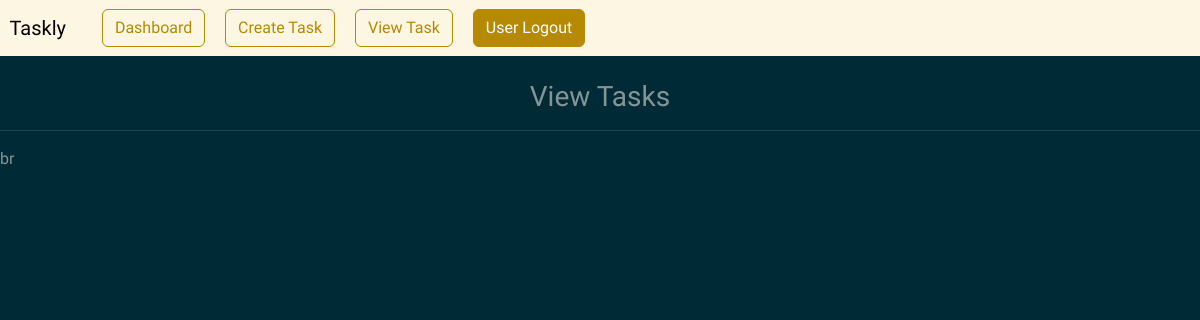
/view-task (signed in), run on an earlier commit of the app's database.
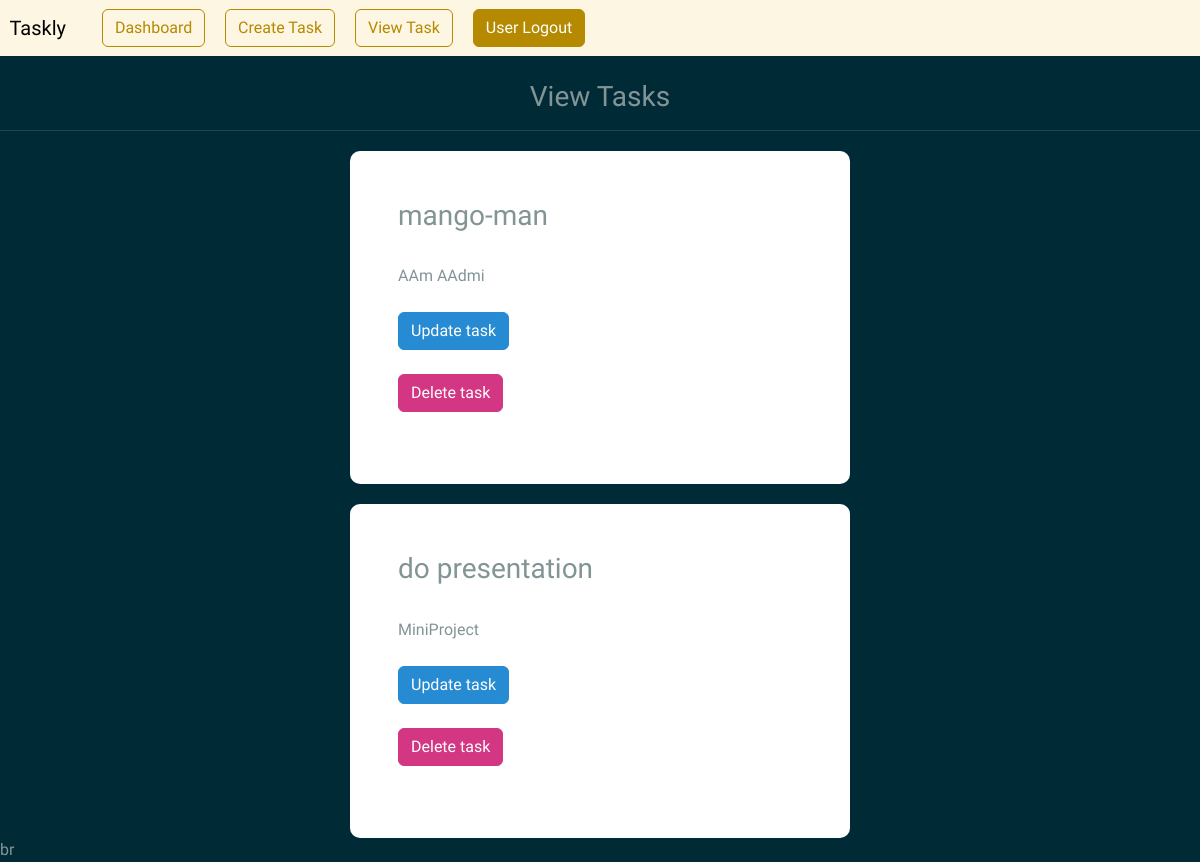
And on a later commit of the database.
### todo/models.py (models this page shows)
class Task(models.Model):
    Title = models.CharField(max_length=100, null=True)
    content = models.CharField(max_length=1000, null=True, blank=True)
    date_posted = models.DateField( auto_now_add=True, null=True)
    user = models.ForeignKey(User, on_delete=models.CASCADE, null=True)

### todo/views.py (the view)
# urls.py: path('view-task', views.viewTask, name="view-tasks" ),
@login_required(login_url='my-login')
def viewTask(request):
    current_user = request.user.id
    task = Task.objects.all().filter()
    context = {'task':task}
    return render(request, 'profile/view-task.html', context=context)

### templates/profile/view-task.html (shortened to what this page needs)
{% load static %}
<html>
<head>
    <link rel="stylesheet" type="text/css" href="https://bootswatch.com/5/solar/bootstrap.min.css">
    <link rel="stylesheet" type="text/css" href="{% static 'css/styles.css' %}">
</head>
{% include 'profile/base.html' %}
<br>
<h3 class="text-center"> View Tasks </h3>
<hr>
{% for tsk in task %}
<div class="container bg-white shadow-md p-5 form-layout " style="margin-top: 20px;">
    <h3>{{tsk.Title}}</h3>
    <br>
    {{ tsk.content }}
    <br>
    <br>
    <a class="btn btn-info navbar-btn" type="button" href="{% url 'update-tasks' tsk.id %}">Update task</a>
    <br><br>
    <a class="btn btn-danger navbar-btn" type="button" href="{% url 'delete-tasks' tsk.id %}">Delete task</a>
    <br><br>
</div>
{% endfor %}
<div>
    br
</div>
</html>

### templates/profile/base.html (shortened to what this page needs)
{% load static %}
<html>
<head>
  <link rel="stylesheet" type="text/css" href="https://bootswatch.com/5/solar/bootstrap.min.css">
  <link rel="stylesheet" type="text/css" href="{% static 'css/styles.css' %}">
</head>
<nav class="navbar navbar-expand-lg navbar-light bg-light justify-content-center">
  <a class="navbar-brand main-heading">
    &nbsp; Taskly
  </a>
  <div class="collapse navbar-collapse text-center" id="navbarNavDropdown">
    <ul class="navbar-nav ml-auto">
      <li class="nav-item">
        <a class="btn btn-outline-primary navbar-btn" type="button" href="{% url 'dashboard' %}">Dashboard</a>
      </li>
      <li class="nav-item">
        <a class="btn btn-outline-primary navbar-btn" type="button" href="{% url 'create-task' %}">Create Task</a>
      </li>
      <li class="nav-item">
        <a class="btn btn-outline-primary navbar-btn" type="button" href="{% url 'view-tasks' %}">View Task</a>
      </li>
      <li class="nav-item">
        <a class="btn btn-primary navbar-btn" type="button" href="{% url 'user-logout' %}">User Logout</a>
      </li>
    </ul>
  </div>
</nav>
</html>

### static/css/styles.css (style rules this page uses)
.form-layout { border-radius: 10px; width: 500px; }

What changed in the data, as far as the page shows it:
added Task: Title "mango-man", content "AAm AAdmi"
added Task: Title "do presentation", content "MiniProject"
